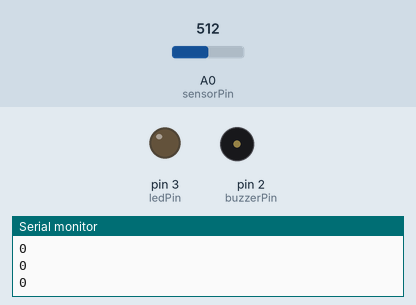
Simulated run of this sketch. Board: Arduino Uno, built with avr-gcc and run on an emulated ATmega328P. Parts: output pins drawn as LEDs (lit = HIGH), buzzer (waves = sounding, pin HIGH), the last lines printed to the serial monitor. Dashed ring = blinking. The test bench sets the inputs (shaded band); at power-on: A0 (sensorPin) = 512.

Above: at 3.6 s.
3.7 s: A0 (sensorPin) set to 506
At 3.94 s:
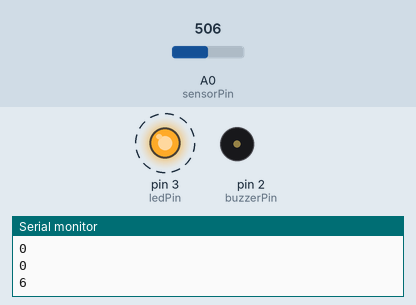
6.7 s: A0 (sensorPin) set to 511
At 8.2 s:
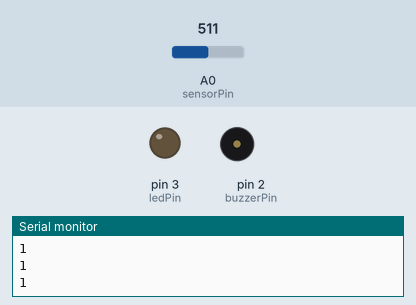
Timing chart, 0 to 9.7 s (numbered marks = the images above; inputs shaded):
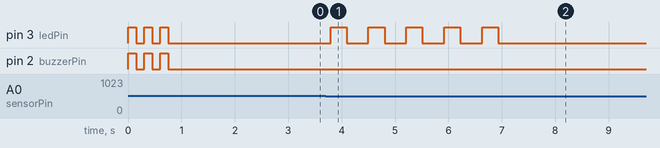

The sketch:

30000_backup_4.ino
```cpp
const int sensorPin = A0;
const int buzzerPin = 2;
const int ledPin = 3;

int zeroOffset = 0;
// --- ตั้งค่าเกณฑ์ 2 ระดับ ---
int thresholdWarning = 5;  // เกณฑ์ระดับอ่อน5
int thresholdDanger = 10;  // เกณฑ์ระดับชัดเจน15

void setup() {
  pinMode(buzzerPin, OUTPUT);
  pinMode(ledPin, OUTPUT);
  Serial.begin(9600);

  // --- เพิ่มเสียงปี๊บ 3 ครั้ง เมื่อเริ่มจ่ายไฟ ---
  for (int i = 0; i < 3; i++) {
    digitalWrite(buzzerPin, HIGH);
    digitalWrite(ledPin, HIGH);
    delay(150);
    digitalWrite(buzzerPin, LOW);
    digitalWrite(ledPin, LOW);
    delay(150);
  }

  delay(500);
  // ----------------------------------------

  // --- ช่วง Auto Calibration ---
  Serial.println("Calibrating... Keep probe still.");
  long sum = 0;
  for(int i = 0; i < 500; i++) {
    sum += analogRead(sensorPin);
    delay(2);
  }
  zeroOffset = sum / 500;
  Serial.print("New Zero Offset: ");
  Serial.println(zeroOffset);
  // -----------------------------
}

void loop() {
  int maxDiff = 0;
  for (int i = 0; i < 100; i++) {
    int val = analogRead(sensorPin);
    int diff = abs(val - zeroOffset);
    if (diff > maxDiff) maxDiff = diff;
    delay(1);
  }

  // พิมพ์เฉพาะตัวเลข เผื่อต้องการนำกลับไปเสียบดูด้วย Serial Plotter
  Serial.println(maxDiff);

  // --- เงื่อนไขการแจ้งเตือน 2 ระดับ ---
  if (maxDiff > thresholdDanger) {
    // ระดับที่ 2: พบไฟรั่วชัดเจน (maxDiff > 15)
    digitalWrite(ledPin, HIGH);    // LED ติดค้าง
    digitalWrite(buzzerPin, HIGH); // Buzzer เตือนสลับกันความร้อนสะสม
    delay(100);
    digitalWrite(buzzerPin, LOW);
    delay(100);

  } else if (maxDiff > thresholdWarning) {
    // ระดับที่ 1: พบไฟรั่วระดับอ่อน (maxDiff > 5 แต่ไม่เกิน 15)
    digitalWrite(buzzerPin, LOW);  // มั่นใจว่าปิดเสียงอยู่
    digitalWrite(ledPin, HIGH);    // สั่ง LED ติด
    delay(300);                    // ค้างไว้ 0.3 วิ
    digitalWrite(ledPin, LOW);     // สั่ง LED ดับ
    delay(300);                    // ค้างไว้ 0.3 วิ (เกิดการกระพริบช้าๆ)

  } else {
    // ปลอดภัย (maxDiff <= 5)
    digitalWrite(ledPin, LOW);
    digitalWrite(buzzerPin, LOW);
  }
}
```

Measured:
- the behaviour switches between 507 and 506 on A0 (sensorPin) (found by bisection; images 0 and 1)
- after the input at 3.7 s, pin 3 (ledPin): alternates HIGH for 0.30 s and LOW for 0.41 s, starting after 0.09 s
- after the input at 6.7 s, pin 3 (ledPin): goes on until 6.9 s, then stays LOW
